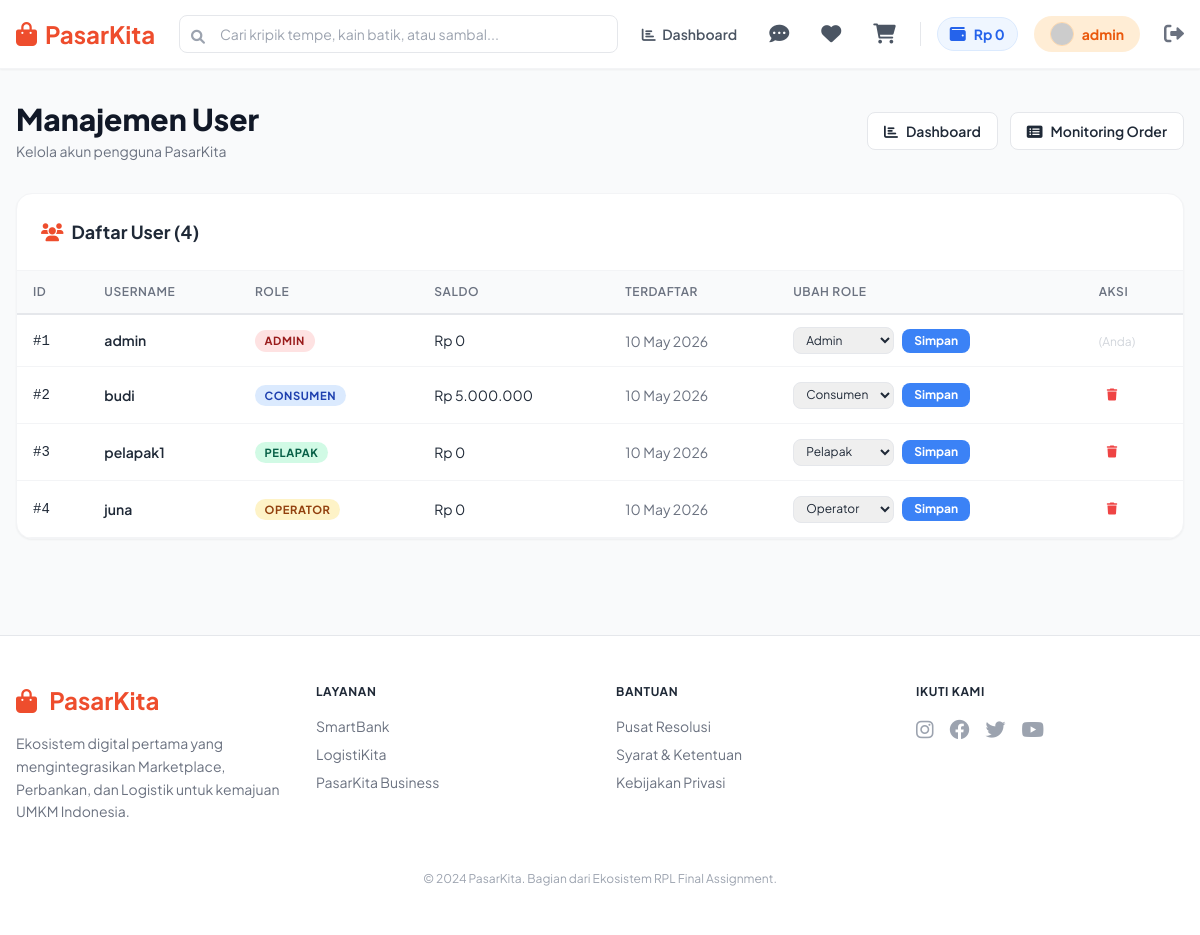
Before: /admin/users (signed in) with the older database file.
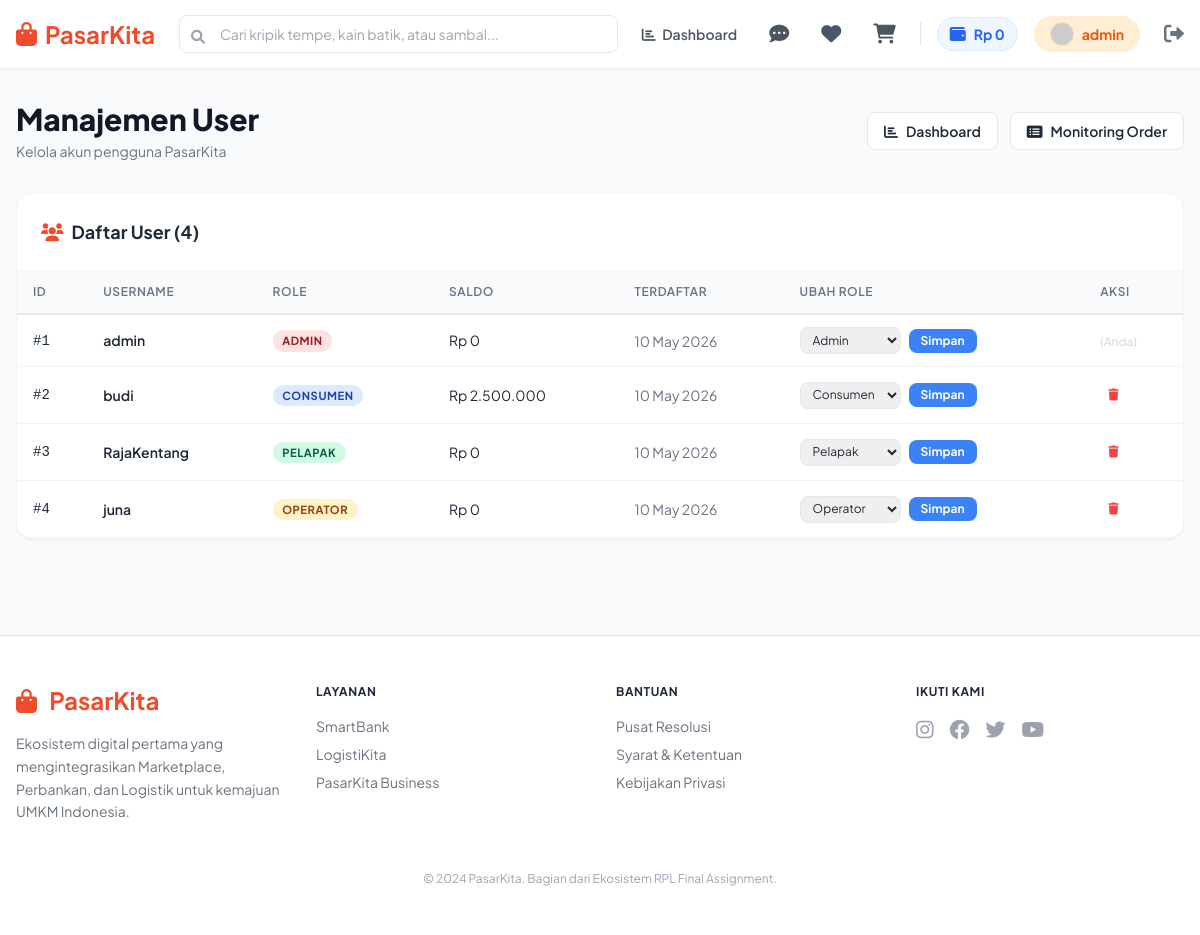
After: the same page with the newer database file.
### tables this page shows
CREATE TABLE IF NOT EXISTS users (
    id INT AUTO_INCREMENT PRIMARY KEY,
    username VARCHAR(50) UNIQUE NOT NULL,
    password VARCHAR(255) NOT NULL,
    role ENUM('consumen', 'admin', 'pelapak', 'operator') NOT NULL,
    full_name VARCHAR(100) DEFAULT NULL,
    email VARCHAR(100) DEFAULT NULL,
    phone VARCHAR(20) DEFAULT NULL,
    address TEXT DEFAULT NULL,
    store_name VARCHAR(100) DEFAULT NULL,
    store_description TEXT DEFAULT NULL,
    profile_picture VARCHAR(255) DEFAULT NULL,
    store_banner VARCHAR(255) DEFAULT NULL,
    balance_id VARCHAR(100) DEFAULT NULL COMMENT 'SmartBank balance reference ID',
    balance DECIMAL(15,2) DEFAULT 0.00,
    created_at TIMESTAMP DEFAULT CURRENT_TIMESTAMP
);

### app/controllers/Admin.php (called while the page is built, shortened)
<?php
class Admin extends Controller {
    protected $userModel;
    public function __construct() {
        $this->userModel = $this->model('User_model');
    }
    public function users() {
        $users = $this->userModel->getAllUsers();
        $data = [
            'title' => 'Manajemen User - PasarKita',
            'users' => $users
        ];
        $this->view('admin/users', $data);
    }
}
?>

### app/core/App.php (called while the page is built, shortened)
<?php
class App {
    protected $currentMethod = 'index';
    public function __construct() {
        $url = $this->getUrl();
        if (isset($url[0])) {
            if (file_exists('../app/controllers/' . ucwords($url[0]) . '.php')) {
                unset($url[0]);
            }
        }
        $this->currentController = new $this->currentController;
        if (isset($url[1])) {
            if (method_exists($this->currentController, $url[1])) {
                $this->currentMethod = $url[1];
                unset($url[1]);
            }
        }
        $this->params = $url ? array_values($url) : [];
        call_user_func_array([$this->currentController, $this->currentMethod], $this->params);
    }
    public function getUrl() {
        if (isset($_GET['url'])) {
            $url = rtrim($_GET['url'], '/');
            $url = filter_var($url, FILTER_SANITIZE_URL);
            $url = explode('/', $url);
            return $url;
        }
    }
}
?>

### public/index.php (called while the page is built, shortened)
<?php
require_once '../config/db.php';
require_once '../app/core/App.php';
require_once '../app/core/Controller.php';
$app = new App();
?>

### config/db.php (called while the page is built, shortened)
<?php
class Database
{
    private $host = DB_HOST;
    private $user = DB_USER;
    private $pass = DB_PASS;
    private $dbname = DB_NAME;
    private $dbh;
    private $stmt;
    public function __construct()
    {
        $dsn = 'mysql:host=' . $this->host . ';dbname=' . $this->dbname;
        $options = array(
            PDO::ATTR_PERSISTENT => true,
            PDO::ATTR_ERRMODE => PDO::ERRMODE_EXCEPTION
        );
        try {
            $this->dbh = new PDO($dsn, $this->user, $this->pass, $options);
        } catch (PDOException $e) {
            $this->error = $e->getMessage();
            die("Connection failed: " . $this->error);
        }
    }
    public function query($sql)
    {
        $this->stmt = $this->dbh->prepare($sql);
    }
    public function bind($param, $value, $type = null)
    {
        if (is_null($type)) {
            switch (true) {
                case is_int($value):
                    $type = PDO::PARAM_INT;
                    break;
            }
        }
        $this->stmt->bindValue($param, $value, $type);
    }
    public function execute()
    {
        return $this->stmt->execute();
    }
    public function resultSet()
    {
        $this->execute();
        return $this->stmt->fetchAll(PDO::FETCH_OBJ);
    }
}
?>

### app/models/User_model.php (called while the page is built, shortened)
<?php
class User_model {
    private $table = 'users';
    private $db;
    public function __construct() {
        $this->db = new Database();
    }
    public function getAllUsers() {
        $this->db->query('SELECT id, username, role, balance, created_at FROM ' . $this->table . ' ORDER BY created_at DESC');
        return $this->db->resultSet();
    }
}
?>

### app/views/admin/users.php (the view, shortened to what the rows shown need)
<?php require_once '../app/views/templates/header.php'; ?>
<div class="max-w-7xl mx-auto px-4 py-8 fade-in">
    <div class="flex items-center justify-between mb-8">
        <div>
            <h1 class="text-3xl font-extrabold text-gray-900">Manajemen User</h1>
        </div>
    </div>
    <div class="bg-white rounded-2xl shadow-sm border border-gray-100 overflow-hidden">
        <div class="p-6 border-b border-gray-100">
            <h2 class="text-lg font-bold text-gray-800"><i class="fas fa-users mr-2 text-primary"></i>Daftar User (<?php echo count($data['users']); ?>)</h2>
        </div>
        <div class="table-container" style="border:none; border-radius:0;">
            <table>
                <thead>
                    <tr>
                        <th>ID</th>
                        <th>Username</th>
                        <th>Role</th>
                        <th>Saldo</th>
                        <th>Terdaftar</th>
                        <th>Ubah Role</th>
                        <th>Aksi</th>
                    </tr>
                </thead>
                <tbody>
                    <?php foreach($data['users'] as $user) : ?>
                    <tr>
                        <td class="font-mono text-xs">#<?php echo $user->id; ?></td>
                        <td class="font-semibold"><?php echo $user->username; ?></td>
                        <td>
                            <?php
                            $roleClass = 'badge-info';
                            if($user->role == 'admin') $roleClass = 'badge-danger';
                            elseif($user->role == 'pelapak') $roleClass = 'badge-success';
                            elseif($user->role == 'operator') $roleClass = 'badge-warning';
                            ?>
                            <span class="badge <?php echo $roleClass; ?>"><?php echo $user->role; ?></span>
                        </td>
                        <td>Rp <?php echo number_format($user->balance, 0, ',', '.'); ?></td>
                        <td class="text-gray-500 text-xs"><?php echo date('d M Y', strtotime($user->created_at)); ?></td>
                        <td>
                            <form action="/admin/updaterole" method="POST" class="flex items-center gap-2">
                                <select name="role" class="text-xs border border-gray-200 rounded-lg px-2 py-1 outline-none focus:border-primary">
                                    <option value="consumen" <?php echo ($user->role == 'consumen') ? 'selected' : ''; ?>>Consumen</option>
                                    <option value="pelapak" <?php echo ($user->role == 'pelapak') ? 'selected' : ''; ?>>Pelapak</option>
                                    <option value="operator" <?php echo ($user->role == 'operator') ? 'selected' : ''; ?>>Operator</option>
                                    <option value="admin" <?php echo ($user->role == 'admin') ? 'selected' : ''; ?>>Admin</option>
                                </select>
                                <button type="submit" class="bg-blue-500 text-white px-3 py-1 rounded-lg text-xs font-bold hover:bg-blue-600 transition">Simpan</button>
                            </form>
                        </td>
                        <td>
                            <?php if($user->id != $_SESSION['user_id']) : ?>
                            <form action="/admin/deleteuser/<?php echo $user->id; ?>" method="POST" onsubmit="return confirm('Yakin hapus user <?php echo $user->username; ?>?')">
                                <button type="submit" class="text-red-500 hover:bg-red-50 p-2 rounded-lg transition text-xs"><i class="fas fa-trash"></i></button>
                            </form>
                            <?php else : ?>
                            <span class="text-gray-300 text-xs">(Anda)</span>
                            <?php endif; ?>
                        </td>
                    </tr>
                    <?php endforeach; ?>
                </tbody>
            </table>
        </div>
    </div>
</div>
<?php require_once '../app/views/templates/footer.php'; ?>

Changed rows visible on the page:
changed users "budi": balance "5.000.000" → "2.500.000"
changed users "PELAPAK": username "pelapak1" → "RajaKentang"
